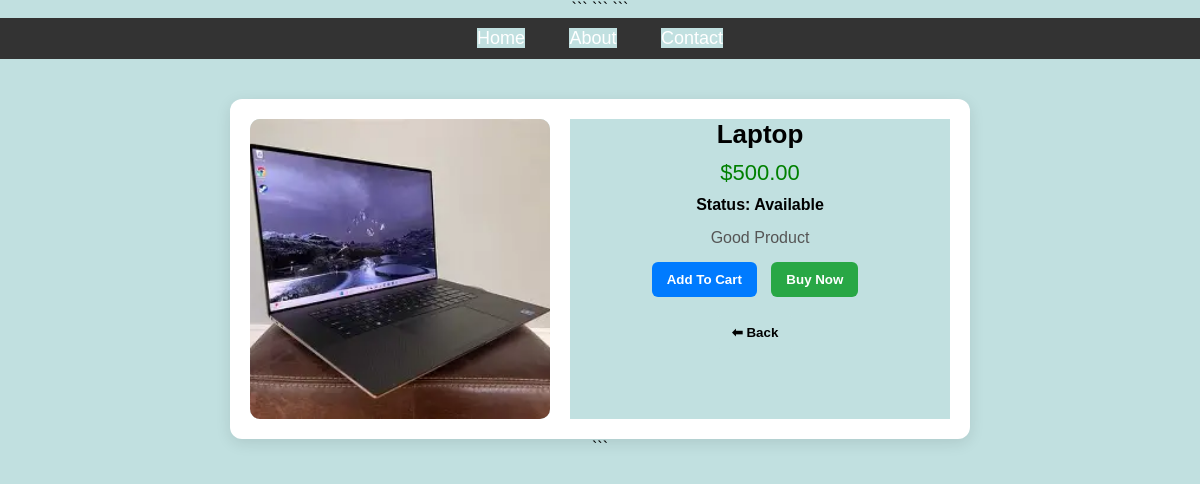
The page /newapp/product/3/ on the database its author committed.
### newApp/models.py (models this page shows, shortened)
class Product (models.Model):
    PRODUCT_STATUS=(
        ('available', 'Available'),
        ('unavailable', 'Unavailable'),
        ('out_of_stock', 'Out of Stock'),
        ('discontinued', 'Discontinued'),
    )
    name = models.CharField(max_length=100)
    price=models.DecimalField(max_digits=10, decimal_places=2)
    image=models.ImageField(upload_to='products/')
    description=models.TextField()
    created_at = models.DateTimeField(default= timezone.now)
    status = models.CharField(max_length=20, choices = PRODUCT_STATUS, default='available')

### newApp/views.py (the view)
# urls.py: path('product/<int:id>/', views.product_details, name='product_details'),
def product_details(request,id):
    product = get_object_or_404(Product, id=id)
    return render(request, 'newApp/product_details.html', {'product': product})

### newApp/templates/newApp/product_details.html (shortened to what this page needs)
{% extends "website/layout.html" %}
{% block content %}
<div class="detail-container">
    <div class="detail-card">
        <img src="{{ product.image.url }}" alt="{{ product.name }}">
        <div class="detail-info">
            <div class="detail-title">{{ product.name }}</div>
            <div class="detail-price">${{ product.price }}</div>
            <div class="status">
                Status: {{ product.status }}
            </div>
            <div class="detail-desc">
                {{ product.description }}
            </div>
            <div>
                <button class="btn cart-btn">Add to Cart</button>
                {% if product.status == 'available' %}
                    <button class="btn buy-btn">Buy Now</button>
                {% else %}
                    <button class="btn buy-btn disabled" disabled>
                        Not Available
                    </button>
                {% endif %}
            </div>
            <br>
            <a href="{% url 'app' %}">
                <button class="btn">⬅ Back</button>
            </a>
        </div>
    </div>
</div>
{% endblock %}

### static/styles.css (style rules this page uses)
* { background-color: rgb(193, 224, 224); text-align: center; text-transform: capitalize; }

### templates/website/layout.html (style rules this page uses)
body { background-color: rgb(193, 224, 224); text-align: center; text-transform: capitalize; margin: 0; font-family: Arial, sans-serif; }

### newApp/templates/newApp/product_details.html (style rules this page uses)
.detail-container { display: flex; justify-content: center; margin-top: 40px; }
.detail-card { width: 700px; display: flex; gap: 20px; background: white; padding: 20px; border-radius: 12px; box-shadow: 0 4px 15px rgba(0,0,0,0.1); }
.detail-card img { width: 300px; height: 300px; object-fit: cover; border-radius: 10px; }
.detail-info { flex: 1; }
.detail-title { font-size: 26px; font-weight: bold; }
.detail-price { color: green; font-size: 22px; margin: 10px 0; }
.detail-desc { color: #555; margin-bottom: 15px; }
.status { font-weight: bold; margin-bottom: 15px; }
.btn { padding: 10px 15px; border: none; border-radius: 6px; cursor: pointer; margin-right: 10px; font-weight: bold; }
.cart-btn { background: #007bff; color: white; }
.buy-btn { background: #28a745; color: white; }

### rows shown on the page
Product: image (picture), name "Laptop", price "500.00", status "Available", description "Good Product"
